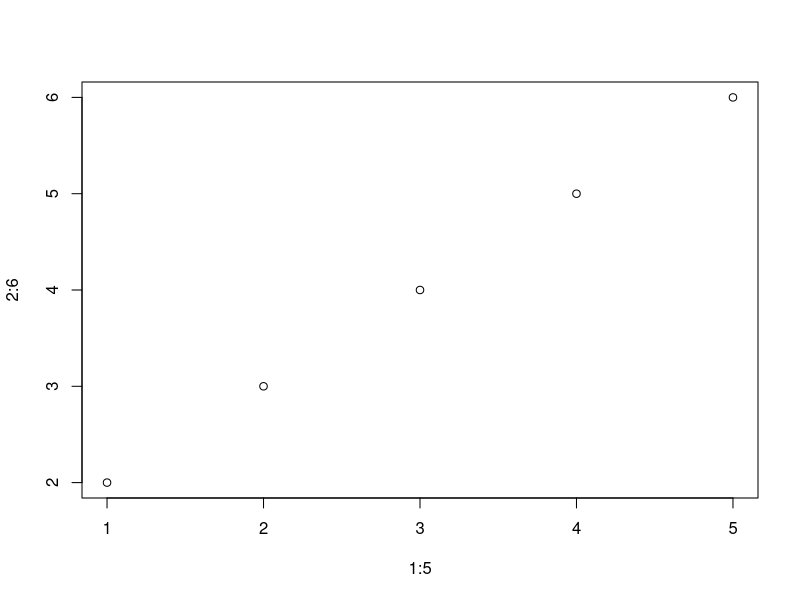

Here is the R script that generated this plot: (Note: this script raises an error after producing the figure.)
# Function

# 1. Built in 

a <- sqrt(13)
c = rep(5,10)
num = rnorm(100)

help(rep)
?sqrt

plot(1:5,2:6)
?plot

# user defined

add_three_num1 <- function(a,b,c){
  
  print(a+b+c)
  
}

x <- add_three_num1(2,3,4)
add_three_num(5,6,7)




# --------------------------
add_three_num2 <- function(a,b,c){
  
  return(a+b+c)
}


z <- add_three_num2(2,3,4)

#---------------------
# Define a function to add two numbers
add_numbers <- function(a, b) {
  sum <- a + b
  return(sum)  # Return the sum
}

result = add_numbers(2,3)
result

#--------------------------------

nth_power <- function(x, n=2){
  
  pow <- x^n
  return(pow)
}

res = nth_power(4,3)
res


# Define a function with a default argument
greet <- function(name, greeting = "Hello") {
  paste(greeting, name)
}

y = greet("pramod")


a = 1
b = 2
x = 8
c = paste("i have", x, "banana")

#--------------------

num_sum <- function(...){
  x <- c(...)
  return (sum(x))
}

c = num_sum(4,2,3,3,4,5)


myfun2 <- function(x, ...) {
  vec <- c(...)
  
  return(vec * x)
}

myfun2(2,3,4,6,9,80)
#-------------------------

# Define an anonymous function inside sapply
result <- sapply(1:5, function(x) x^2)  # Squaring numbers from 1 to 5


print(result)  # Output: 1 4 9 16 25

squ <- function(x){
  x^2
}
result <- squ(1:5)

result2 <- sapply(1:5, function(x) x^2)





#-----------------------


lazy_function <- function(a, b) {
  print(a^3)
}

lazy_function(4)

#-----------------------------------
z = 8

mult_three <- function(a,b,c){
  
  mult <<- a+b*c-z
  return(mult)
}
# positional
mult_three(1,2,3)
# key word
mult_three(1,c=3,b=2)


mult
# prime

is_prime <- function(num){
  
  for (i in 2:(num-1)){
    if (num%%i == 0){
      return (F)
    }
  }
  return (T)
}

for (i in 1:1000){
  if (is_prime(i) == T){
    print(i)
  }
}











